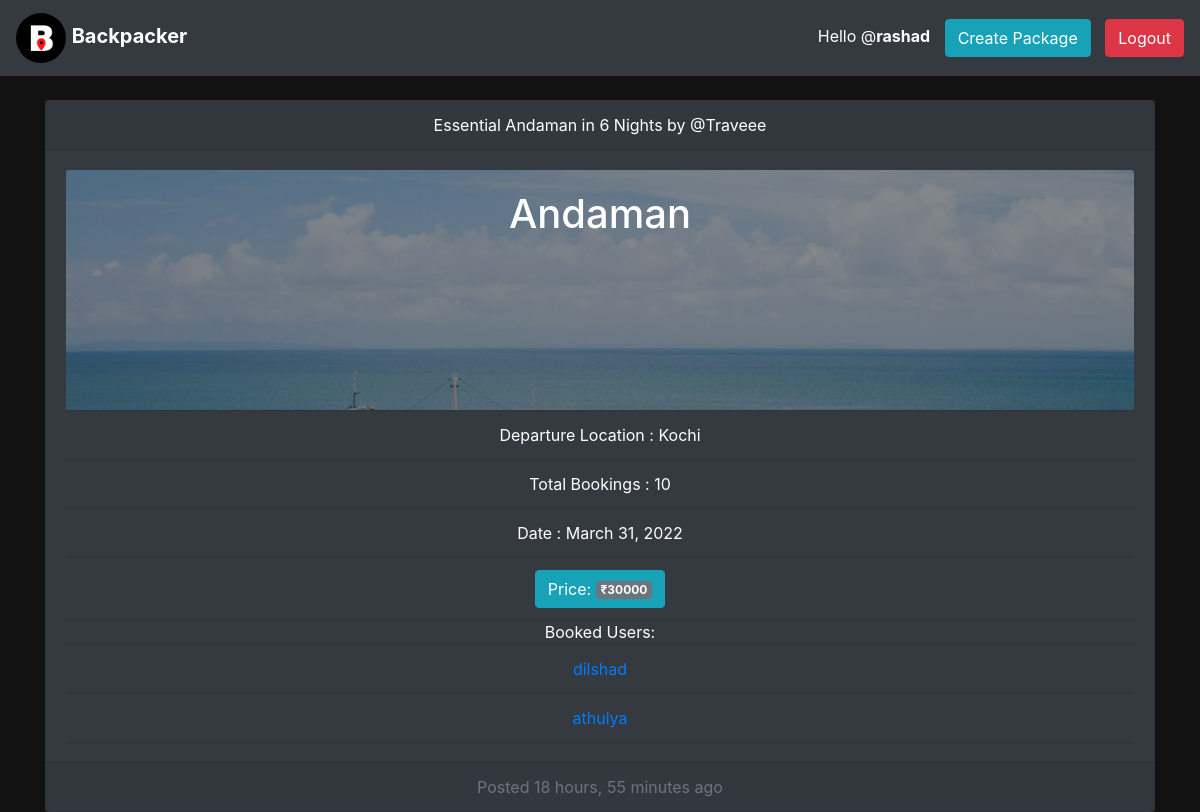
Page /package-status/10/ (signed in) on the committed database.
### backpacker/models.py (models this page shows, shortened)
class CustomUser(AbstractUser):
    is_agent = models.BooleanField('agent stat', default=False)
    is_customer = models.BooleanField('customer status', default=False)
    phone = models.CharField(max_length=10,default="")
    aadhar_no = models.CharField(max_length=12,default="")
    aadhar_image=models.ImageField(default="B.png")
    REQUIRED_FIELDS = []

class Package(models.Model):
    title = models.CharField(max_length=100)
    agent = models.ForeignKey(Agent, on_delete=models.CASCADE, null=True)
    cost = models.IntegerField()
    duration = models.IntegerField()
    Location = models.CharField(max_length=100)
    ddate = models.DateField(
        validators=[MinValueValidator(datetime.date.today)])
    posteddate = models.DateField(auto_now=True)
    dloc = models.CharField(max_length=300)
    description = models.TextField(null=True, blank=True)
    slots = models.IntegerField(default=2)
    image = models.ImageField(default="B.png")
    users = models.ManyToManyField(
        CustomUser, related_name='participants', blank=True)
    mode = models.CharField(max_length=1, choices=Travel_mode,default="B")
    class Meta:
        ordering = ['-posteddate']

class Agent(models.Model):
    User = models.ForeignKey(
        CustomUser, on_delete=models.CASCADE, primary_key=True)
    name = models.CharField(max_length=100)
    bio = models.CharField(max_length=100)
    def __str__(self):
        return self.name

### backpacker/decorators.py (the view)
    def wrap(request, *args, **kwargs):
        user=request.user
        if user.is_agent:
            return view_func(request, *args, **kwargs)
        else:
            messages.error(request, 'you must be an agent')
            return render(request, "backpacker/login.html")

### backpacker/views.py (called while the page is built)
@login_required(login_url='login')
@agent_only
def package_status(request,pk):
    package=Package.objects.get(id=pk)
    ps=package.users.all()
    print(ps)
    orders=book.objects.filter(package=package)
    x=0
    for ord in orders:
        x=x+ord.nos
    context={
        'ps':ps,
        'package':package,
        'x':x,
    }
    return render(request, "backpacker/packagestatus.html",context)

### backpacker/templates/backpacker/packagestatus.html
{% extends 'main.html' %}
{% block content %}
<br>
<div class="container">
<div class="row">
    <div class="col-sm-12">
      <div class="card text-white text-center bg-dark">
      <div class="card-header">{{ package.title  }}
    by @{{ package.agent }}
    </div>
      <div class="card-body">
      <div class="demo-wrap">
        <img src="{{package.image.url}}" class="card-img-top demo-bg " alt="...">
        <div class="card-img-overlay">
        <h1 class="card-title demo-content">{{ package.Location }}</h1>
        </div>
        </div>
         <ul class="list-group list-group-flush bg-dark">
         <li class="list-group-item bg-dark"><p class="card-text">Departure Location : {{ package.dloc }} </p></li>
        <li class="list-group-item bg-dark"><p class="card-text">Total Bookings : {{ x }} </p></li>
        <li class="list-group-item bg-dark"><p class="card-text">Date : {{ package.ddate }} </p></li>
        <li class="list-group-item bg-dark">  <button type="button" class="btn btn-info">
        Price: <span class="badge bg-secondary">₹{{package.cost}}</span>
          </button></li>
          Booked Users:
         {% for p in ps%}
        <li class="list-group-item bg-dark"><a href="{% url 'user-detail' p.id %}">{{p}}</li>
          {% endfor %}
        </ul>
      </div>
      <div class="card-footer text-muted"> Posted
    {{package.posteddate|timesince}} ago
  </div>
  </div>
</div>
{% endblock content %}

### templates/main.html (shortened to what this page needs)
{% load static %}
<!DOCTYPE html>
<html lang="en">
  <head>
    <link
      rel="stylesheet"
      href="https://maxcdn.bootstrapcdn.com/bootstrap/4.0.0/css/bootstrap.min.css"
    />
  </head>
  <body style="background-color: #121212">
    <nav class="navbar navbar-dark bg-dark">
    <ul class="nav navbar-nav navbar-left">
    <li>
      <a class="navbar-brand fw-bold" href="{% url 'index' %}">
        <img
          src="{% static 'images/b.png' %}"
          width="50"
          height="50"
          class="d-inline-block align-center rounded-circle"
          alt=""
        />
       <b> Backpacker</b>
      </a>
      </li>
      </ul>
      {% if request.user.is_authenticated %}
      <ul class="nav navbar-nav navbar-right">
      <li class="text-white">
      <span>Hello @<b>{{request.user.username}}</b></span>
      {% if  request.user.is_agent is True and  not 'create' in request.path  %}
      <a href="{% url 'create' %}" class="link-dark">
          <button type="button" class="btn btn-info"style="margin:10px;">Create Package</button>
        </a>
        {% endif %}
        <a href="{% url 'logout' %}" class="link-dark">
          <button type="button" class="btn btn-danger">Logout</button>
        </a>
        </li>
      </ul>
      {% endif %}
    </nav>
    {% block content %} {% endblock %}
  </body>
</html>

### templates/main.html (style rules this page uses)
.card-img-top { width: 100%; height: 30vh; object-fit: cover; }
.demo-wrap { overflow: hidden; position: relative; }
.demo-bg { opacity: 0.4; }
.demo-content { position: relative; }

### rows in the picture
CustomUser: user.username "rashad"
Package: title "Essential Andaman in 6 Nights", agent "Traveee", image (picture), Location "Andaman", dloc "Kochi", ddate "March 31, 2022", cost "30000", posteddate "18 hours, 55 minutes"
CustomUser: username "dilshad"
CustomUser: username "athulya"

### other values in the picture
{{ x }} "10"
